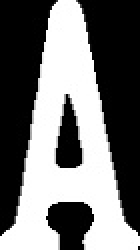
#> input picture Card_Imgs/Ace.jpg, 70 x 125 px (shown 2 times larger)
$ python -i Cards.py   (imports and definitions only)   (older library calls are emulated)
#> lines starting #> are read from the running program, lines starting #| are printed output that depends on the picture; after the words box and inside, x2 and y2 are one past the last pixel; in counts of white or black regions, pixels touching at a corner belong together
#> further down, picture is the input picture: shape (125, 70, 3); min 0, max 255, mean 115.8
############## Playing Card Detector Functions ###############
#
# Author: Evan Juras
# Date: 9/5/17
# Description: Functions and classes for CardDetector.py that perform
# various steps of the card detection algorithm


# Import necessary packages
import numpy as np
import cv2
import time

### Constants ###

# Adaptive threshold levels
BKG_THRESH = 60
CARD_THRESH = 30

# Width and height of card corner, where rank and suit are
CORNER_WIDTH = 32
CORNER_HEIGHT = 84

# Dimensions of rank train images
RANK_WIDTH = 70
RANK_HEIGHT = 125

# Dimensions of suit train images
SUIT_WIDTH = 70
SUIT_HEIGHT = 100

RANK_DIFF_MAX = 2000
SUIT_DIFF_MAX = 700

CARD_MAX_AREA = 120000
CARD_MIN_AREA = 25000

font = cv2.FONT_HERSHEY_SIMPLEX

### Structures to hold query card and train card information ###

class Query_card:
    """Structure to store information about query cards in the camera image."""

    # [12 lines left out: function __init__, not called in this run]

class Train_ranks:
    """Structure to store information about train rank images."""

    def __init__(self):
        self.img = [] # Thresholded, sized rank image loaded from hard drive
        self.name = "Placeholder"

class Train_suits:
    """Structure to store information about train suit images."""

    def __init__(self):
        self.img = [] # Thresholded, sized suit image loaded from hard drive
        self.name = "Placeholder"

### Functions ###
# [32 lines left out: functions load_ranks, load_suits, not called in this run]

def preprocess_image(image):
    """Returns a grayed, blurred, and adaptively thresholded camera image."""

    # [4 lines of commented-out code are left out]
    yellow = [[14, 0, 0], [28, 115, 220]] # not bright 6 7  use 4*4 kernel
    # yellow = [[14, 0, 0], [40, 115, 220]]  # not bright 8 11 12 18 19   use 4*4 kernel

    Lower, Upper = np.array(yellow)
    mask = cv2.inRange(image, Lower, Upper)
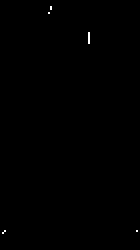
#> mask: shape (125, 70) (shown 2 times larger); 0.14% white in thin lines or dots, all inside (x1, y1, x2, y2) = (1, 3, 69, 117)
    dilation = mask
    target = cv2.bitwise_and(image, image, mask=dilation)
    #cv2.imshow('target', target)
    #cv2.waitKey(0)
    # The best threshold level depends on the ambient lighting conditions.
    # For bright lighting, a high threshold must be used to isolate the cards
    # from the background. For dim lighting, a low threshold must be used.
    # To make the card detector independent of lighting conditions, the
    # following adaptive threshold method is used.
    #
    # A background pixel in the center top of the image is sampled to determine
    # its intensity. The adaptive threshold is set at 50 (THRESH_ADDER) higher
    # than that. This allows the threshold to adapt to the lighting conditions.
    img_w, img_h = np.shape(image)[:2]
#> img_w = 125; img_h = 70
    bkg_level = 0#gray[int(img_h/100)][int(img_w/2)]
    thresh_level = bkg_level + BKG_THRESH

    retval, thresh = cv2.threshold(target,170,255,cv2.THRESH_BINARY)
#> thresh: shape (125, 70, 3); every value is 0

    return thresh

# [260 lines left out: functions find_cards, preprocess_card, match_card, draw_results, flattener, not called in this run]

>>> import cv2
>>> picture = cv2.imread('Card_Imgs/Ace.jpg')
>>> result = preprocess_image(picture)

$ run again, on Card_Imgs/Five.jpg
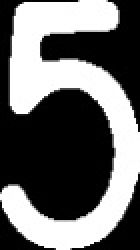
#> input picture Card_Imgs/Five.jpg, 70 x 125 px (shown 2 times larger)
#> picture is the input picture: shape (125, 70, 3); min 0, max 255, mean 107.6
#> in preprocess_image, `mask = cv2.inRange(image, Lower, Upper)`:
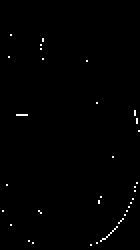
#> mask: shape (125, 70) (shown 2 times larger); 0.63% white in thin lines or dots, all inside (x1, y1, x2, y2) = (1, 17, 70, 123)
#> thresh: shape (125, 70, 3); every value is 0
